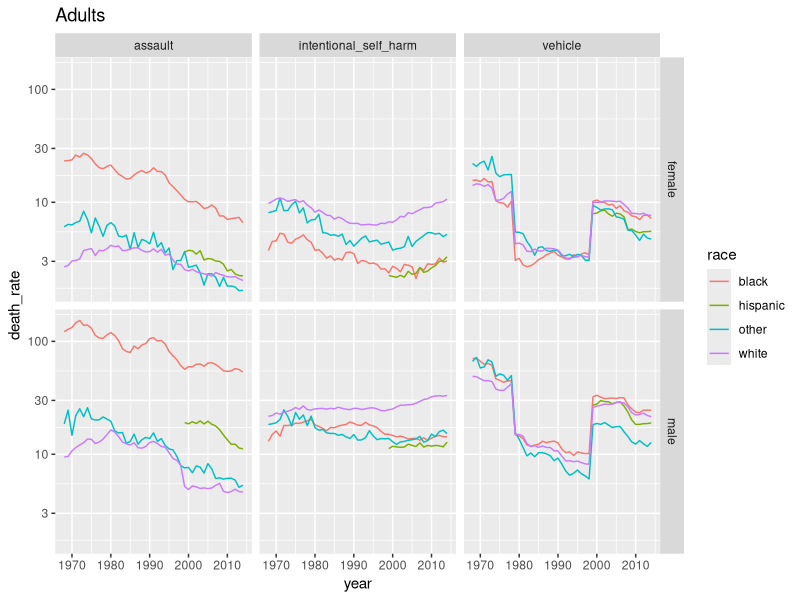

This figure's R source: (Note: this script raises an error after producing the figure.)
# USA Fall in violence paper

# The aim of this session is to produce various figures which show how mortality rates due to assault/homicide 
# have varied with age, sex, and ethnicity over time in the USA. THe aim of doing this is to produce some a series 
# of figures which show the trends for as long a period as possible. In particular it is important to see if the trends 
#  follow those observed more generally about convergence between Blacks and Non-Blacks in age specific mortality rates 




# Load packages -----------------------------------------------------------

rm(list=ls())

require(readr)
require(plyr)
require(tidyr)
require(dplyr)
require(stringr)
require(car)

require(ggplot2)
require(lattice)
require(latticeExtra)
require(RColorBrewer)
require(grid)




# Analyses of long-term trends using ICD8-10 ------------------------------


icd_8cat <- read_csv("data/tidied/icd_8_to_10_8fold.csv", col_types = "ciccccdd")

icd_8cat <- icd_8cat %>% mutate(
  age = factor(
    age, 
    levels = c(
      "< 1", "1-4", "5-9", "10-14", "15-19", "20-24", "25-34", "35-44", 
      "45-54", "55-64", "64-74", "75-84"
               ),
    ordered = T
    )
  )



# Jon,
# 
# Please run the trends (1968-2014) for homicide, suicide, and vehicle accident death rates 
# by race-sex groups (i.e., black females, black males, white females, and white males), 
# age group (set 3 groups: children/adolescents (ages 10-19), adults (20-54), and older adults (55-84)). 
# Mark the presidential years by party as follows:
#   

age_group_icd <- icd_8cat %>% 
  mutate(age_group = recode(
    age, 
    recodes = "
      c('< 1', '1-4', '5-9') = 'young children';
      c('10-14', '15-19') = 'children and adolescents';
      c('20-24', '25-34', '35-44', '45-54') = 'adults';
      c('55-64', '65-74', '75-84') = 'older adults'
    "                        
                            )) %>% 
  filter(!is.na(age_group)) %>% 
  filter(age_group != "young children") %>% 
  filter(cause %in% c("assault", "intentional_self_harm", "vehicle")) %>% 
  mutate(rep = ifelse(year %in% c(2010:2014, 1994:2001, 1978:1981, 1968:1969), 1, 0)) %>% 
  select(year, age_group, sex, race, cause, rep, death_count, population_count) %>% 
  group_by(year, age_group, sex, race, cause, rep) %>% 
  summarise(
    death_count = sum(death_count), 
    population_count = sum(population_count)        
            ) %>% 
  ungroup() %>% 
  mutate(death_rate = 100000 * death_count / population_count) 

write_csv(age_group_icd, path = "data/tidied/three_cause_agegrouped.csv")

age_group_icd %>% 
  filter(age_group == "adults") %>% 
  ggplot(.) + 
  geom_line(aes(x = year, y = death_rate, group = race, colour = race)) + 
  facet_grid(sex ~ cause) + 
  scale_y_log10() + 
  labs(title = "Adults")
ggsave("figures/three_cause_adults.png", dpi = 150, width = 20, height = 15, units = "cm")


age_group_icd %>% 
  filter(age_group == "children and adolescents") %>% 
  ggplot(.) + 
  geom_line(aes(x = year, y = death_rate, group = race, colour = race)) + 
  facet_grid(sex ~ cause) + 
  scale_y_log10() + 
  labs(title = "Children and adolescents")
ggsave("figures/three_cause_children.png", dpi = 150, width = 20, height = 15, units = "cm")

age_group_icd %>% 
  filter(age_group == "older adults") %>% 
  ggplot(.) + 
  geom_line(aes(x = year, y = death_rate, group = race, colour = race)) + 
  facet_grid(sex ~ cause) + 
  scale_y_log10() + 
  labs(title = "older_adults")
ggsave("figures/three_cause_older.png", dpi = 150, width = 20, height = 15, units = "cm")


# General comments:
# #   
# #   * Data for older adults are noisy and the trends seem 
# uninteresting for our purposes. Let's make them aside for now...
# # 
# # * Suicides data for females, in general, are also noisy, 
# adults being for the most part the exception.
# # 
# # * Trends seem to suggest that, to some degree, homicides 
# and suicides belong to different processes -- the trends are 
# somewhat different by race-sex and age-group combinations.  
# So let's keep an eye on this -- if we were thinking about 
# bringing them together under the single umbrella of gun 
# control policies and the respective issue-positions of 
# the parties, I think that's not going to be easy.
# # 
# # * The data for homicides, especially for black male and female adults, 
# seem to oscillate with the party of the president.  However, the trends 
# oscillate in such a manner that detrending the series is not obvious 
# -- I can anticipate a lot of variation from one method to another. 
# At first sight, interestingly, the relationship seems to be against 
# Democrats before Reagan and against Republicans once Reagan 
# got in office (?).  This means that, whatever is influencing black 
# adults' homicides, is split in two historical trends.  This means 
# we will need not one but two theoretical frameworks -- complicated.
# # 
# # * Needless to say -- the Reagan and Bush's administrations were disastrous.
# 
# * Jon, for now, let's focus on black and white male adults.  
# To keep things simple, let's run two quick exercises. Please:
# 
# Exercise 1:
# 
# Let's separate the linear trends by presidential regime. 
# This can be done running a model using linear splines with knots at the year 
# when there was a change of president.  In our case, the knots are the first 
# year for each Republican president.  The model looks like this:
#   
#   y = a + b1*t + b2*(t-y1)*D1 + b3*(t-y2)*D2 + b4*(t-y3)*D3... + e    [1]
# 
# where y1 is the year of the first knot (say, 1970) and D1 is  a 
# dummy equal to "1" if t is greater or equal to 1970, and "0" otherwise; 
# y2 is the year of the second knot (1977) and D2 a dummy 
# (1=greater or equal to 1977, 0=otherwise), and so on.  To simplify things 
# you can create a variable for each term (t-y_)*D_  where each of 
# them equals "0" before the knot and equal to "t" at and after the knot. 
# So, for example, for the term (t-y1)*D1, X1 will be equal to "0" for years 
# 1968-1969 and equal to 1970, 1971, 1972, 1973... (at and after the knot) --
#   the same for the other terms.
# 
# # From this regression (run for each race-sex (4), age-group (adults), 
# and mortality cause (3) -- for a total of 12 regressions), recover the fitted values, 
# and plot them using scatter and the fitted line.  Estimate the model using OLS. 
# The models will simply let us know if the linear trends are at least in the 
# right direction or if there is a patterns in the trends...
# 
# Exercise 2:
#   
#   Those trends are bumpy.  But to run at least a first approximation, let's do two detrending exercises.
# 
# 
# E1. Let's generate a 6th order polynomial function of time.  Create 6 variables, where t1=year-1968, t2=t1^2, t3=t1^3... t6=t1^6.  Then run the following model:
#   
#   y = a + b1*t + b2*t2 +... b6*t6 + e     [2]
# 
# recover the residuals of y (again, for each race-sex (4), age-group (adults), and mortality cause (3)). Then run this regression:
#   
#   res_y = a + b1*rep + e     [3]
# 
# where rep is the Republican dummy.  Recover the fitted values and plot them.
# 
# 
# E2. Detrend y using the Hodrick-Prescott (HP) filter (there should be a R package that does that). There are two conventional values for the smoothing parameter  for annual data: 6.25 and 100. Please use both since they usually do vary the detrending a lot.  Once you detrended y using HP, then run equation 3, where res_y will be the detrended values of y using HP, and plot the fitted values.
# 
# NOTE: We are, for now, not worrying about statistical significance. All of the above equations, therefore, do not correct the SEs and they can be estimated using OLS.  We just care for the fitted values... 
# 
# Thanks a lot.
  
#   Variable name: "rep" (1=Republican, 0=Democrat). This variable is lagged 1 year.
# 
# Republican years: 2010-2014, 1994-2001, 1978-1981, 1968-1969
# All others are Democrats.
# 
# That will get us started.
# 
# Thanks!

# dd at end works but ii doesn't, implying some non-integer values for death/population counts


# To dos - 
# 1) All cause mortality, overall and by race + sex
# 2) external mortality, overall and by race + sex
# 3) black/white ratio in all cause mortality 
# 4) black/white ratio in external mortality 
# 5) vehicle mortality trends, overall and by race + sex
# 6) assault mortality trends, overall and by race + sex
# 


# 1) All cause mortality, overall and by race + sex

icd_8cat %>% 
  filter(cause == "all_cause") %>% 
  select(-cause) %>% 
  group_by(icd_class, year, sex, race) %>% 
  summarise(
    death_count = sum(death_count), 
    population_count = sum(population_count)
            ) %>% 
  mutate(death_rate = 100000 * death_count / population_count) %>% 
  ggplot(.) +
  geom_line(aes(x = year, y = death_rate, group = race, colour = race)) + 
  facet_wrap(~ sex) + 
  labs(x = "Year", y = "All cause death rate per 100 000", title = "All Cause") + 
  theme_minimal()

ggsave(filename = "figures/all_cause_mortality.png", dpi = 300, width = 15, height = 10, units = "cm")



# 2) external mortality, overall and by race + sex

icd_8cat %>% 
  filter(cause == "all_external") %>% 
  select(-cause) %>% 
  group_by(icd_class, year, sex, race) %>% 
  summarise(
    death_count = sum(death_count), 
    population_count = sum(population_count)
  ) %>% 
  mutate(death_rate = 100000 * death_count / population_count) %>% 
  ggplot(.) +
  geom_line(aes(x = year, y = death_rate, group = race, colour = race)) + 
  facet_wrap(~ sex) + 
  labs(x = "Year", y = "External death rate per 100 000", title = "External") + 
  theme_minimal()

ggsave(filename = "figures/all_external_mortality.png", dpi = 300, width = 15, height = 10, units = "cm")

# 3) black/white ratio in all cause mortality 

icd_8cat %>% 
  filter(cause == "all_cause") %>% 
  filter(!is.na(age)) %>% 
  filter(race %in% c("white", "black")) %>%
  mutate(death_rate = 100000 * death_count / population_count) %>% 
  select(year, age, sex, race, death_rate) %>% 
  spread(key = race, value = death_rate) %>% 
  mutate(bw_ratio = black / white) %>% 
  select(-black, -white) %>% 
  ggplot(.) + 
  geom_line(aes(x = year, y = bw_ratio, group = sex, colour = sex)) + 
  facet_wrap(~ age) + 
  labs(
    title = "Ratio of male/white all cause mortality rates at \ndifferent age groups",
    x = "Year", y= "Ratio of black to white mortality"
  )

ggsave("figures/ratio_of_bw_allcause_mort_by_age.png", width = 30, height = 30, units = "cm", dpi = 300)


# 4) black/white ratio in external mortality 

icd_8cat %>% 
  filter(cause == "all_external") %>% 
  filter(!is.na(age)) %>% 
  filter(race %in% c("white", "black")) %>%
  mutate(death_rate = 100000 * death_count / population_count) %>% 
  select(year, age, sex, race, death_rate) %>% 
  spread(key = race, value = death_rate) %>% 
  mutate(bw_ratio = black / white) %>% 
  select(-black, -white) %>% 
  ggplot(.) + 
  geom_line(aes(x = year, y = bw_ratio, group = sex, colour = sex)) + 
  facet_wrap(~ age) + 
  labs(
    title = "Ratio of male/white external mortality rates at \ndifferent age groups",
    x = "Year", y= "Ratio of black to white mortality"
  )

ggsave("figures/ratio_of_bw_all_external_mort_by_age.png", width = 30, height = 30, units = "cm", dpi = 300)


# # 5) vehicle mortality trends, overall and by race + sex



icd_8cat %>% 
  filter(cause ==  "vehicle") %>% 
  select(-cause) %>% 
  group_by(icd_class, year, sex, race) %>% 
  summarise(
    death_count = sum(death_count), 
    population_count = sum(population_count)
  ) %>% 
  mutate(death_rate = 100000 * death_count / population_count) %>% 
  ggplot(.) +
  geom_line(aes(x = year, y = death_rate, group = race, colour = race)) + 
  facet_wrap(~ sex) + 
  labs(x = "Year", y = "RTA death rate per 100 000", title = "Road Traffic Accidents") + 
  theme_minimal()

ggsave(filename = "figures/vehicle_mortality.png", dpi = 300, width = 15, height = 10, units = "cm")

# 6) BW ratio in vehicle mortality

icd_8cat %>% 
  filter(cause == "vehicle") %>% 
  filter(!is.na(age)) %>% 
  filter(race %in% c("white", "black")) %>%
  mutate(death_rate = 100000 * death_count / population_count) %>% 
  select(year, age, sex, race, death_rate) %>% 
  spread(key = race, value = death_rate) %>% 
  mutate(bw_ratio = black / white) %>% 
  select(-black, -white) %>% 
  ggplot(.) + 
  geom_line(aes(x = year, y = bw_ratio, group = sex, colour = sex)) + 
  facet_wrap(~ age) + 
  labs(
    title = "Ratio of male/white mortality due to assault/homicide at \ndifferent age groups",
    x = "Year", y= "Ratio of black to white mortality"
  )  + geom_hline(aes(yintercept = 1)) + 
  scale_y_log10(breaks = c(0.1, 0.2, 0.5, 1, 2, 5, 10, 20))


ggsave(filename = "figures/bw_ratio_motor_mortality.png", dpi = 300, width = 15, height = 10, units = "cm")


# 6) assault mortality trends, overall and by race + sex
icd_8cat %>% 
  filter(cause ==  "assault") %>% 
  select(-cause) %>% 
  group_by(icd_class, year, sex, race) %>% 
  summarise(
    death_count = sum(death_count), 
    population_count = sum(population_count)
  ) %>% 
  mutate(death_rate = 100000 * death_count / population_count) %>% 
  ggplot(.) +
  geom_line(aes(x = year, y = death_rate, group = race, colour = race)) + 
  facet_wrap(~ sex) + 
  labs(x = "Year", y = "assault/homicide death rate per 100 000", title = "Assault/Homicide") + 
  theme_minimal()

ggsave(filename = "figures/assault_homicide_mortality.png", dpi = 300, width = 15, height = 10, units = "cm")


# 6) BW ratio in assault mortality trends

icd_8cat %>% 
  filter(cause == "assault") %>% 
  filter(!is.na(age)) %>% 
  filter(race %in% c("white", "black")) %>%
  mutate(death_rate = 100000 * death_count / population_count) %>% 
  select(year, age, sex, race, death_rate) %>% 
  spread(key = race, value = death_rate) %>% 
  mutate(bw_ratio = black / white) %>% 
  select(-black, -white) %>% 
  ggplot(.) + 
  geom_line(aes(x = year, y = bw_ratio, group = sex, colour = sex)) + 
  facet_wrap(~ age) + 
  labs(
    title = "Ratio of male/white mortality due to assault/homicide at \ndifferent age groups",
    x = "Year", y= "Ratio of black to white mortality"
  ) + geom_hline(aes(yintercept = 1)) + 
  scale_y_log10(breaks = c(1, 2, 5, 10, 20))

ggsave(filename = "figures/bw_ratio_assault_homicide_mortality.png", dpi = 300, width = 15, height = 10, units = "cm")


# 6) undetermined, by age group, race + sex
icd_8cat %>% 
  filter(cause ==  "intentional_or_undetermined_self_harm") %>% 
  select(-cause) %>% 
  group_by(icd_class, year, sex, race) %>% 
  summarise(
    death_count = sum(death_count), 
    population_count = sum(population_count)
  ) %>% 
  mutate(death_rate = 100000 * death_count / population_count) %>% 
  ggplot(.) +
  geom_line(aes(x = year, y = death_rate, group = race, colour = race)) + 
  facet_wrap(~ sex) + 
  labs(x = "Year", y = "self-harm death rate per 100 000", title = "Self harm (intended or undetermined)") + 
  theme_minimal()

ggsave(filename = "figures/selfharm_mortality.png", dpi = 300, width = 15, height = 10, units = "cm")


# 6) BW ratio in self harm trends

icd_8cat %>% 
  filter(cause == "intentional_or_undetermined_self_harm") %>% 
  filter(!is.na(age)) %>% 
  filter(race %in% c("white", "black")) %>%
  mutate(death_rate = 100000 * death_count / population_count) %>% 
  select(year, age, sex, race, death_rate) %>% 
  spread(key = race, value = death_rate) %>% 
  mutate(bw_ratio = black / white) %>% 
  select(-black, -white) %>% 
  ggplot(.) + 
  geom_line(aes(x = year, y = bw_ratio, group = sex, colour = sex)) + 
  facet_wrap(~ age) + 
  labs(
    title = "Ratio of male/white mortality due to assault/homicide at \ndifferent age groups",
    x = "Year", y= "Ratio of black to white mortality"
  ) + geom_hline(aes(yintercept = 1)) + 
  scale_y_log10()

ggsave(filename = "figures/bw_ratio_assault_homicide_mortality.png", dpi = 300, width = 15, height = 10, units = "cm")
